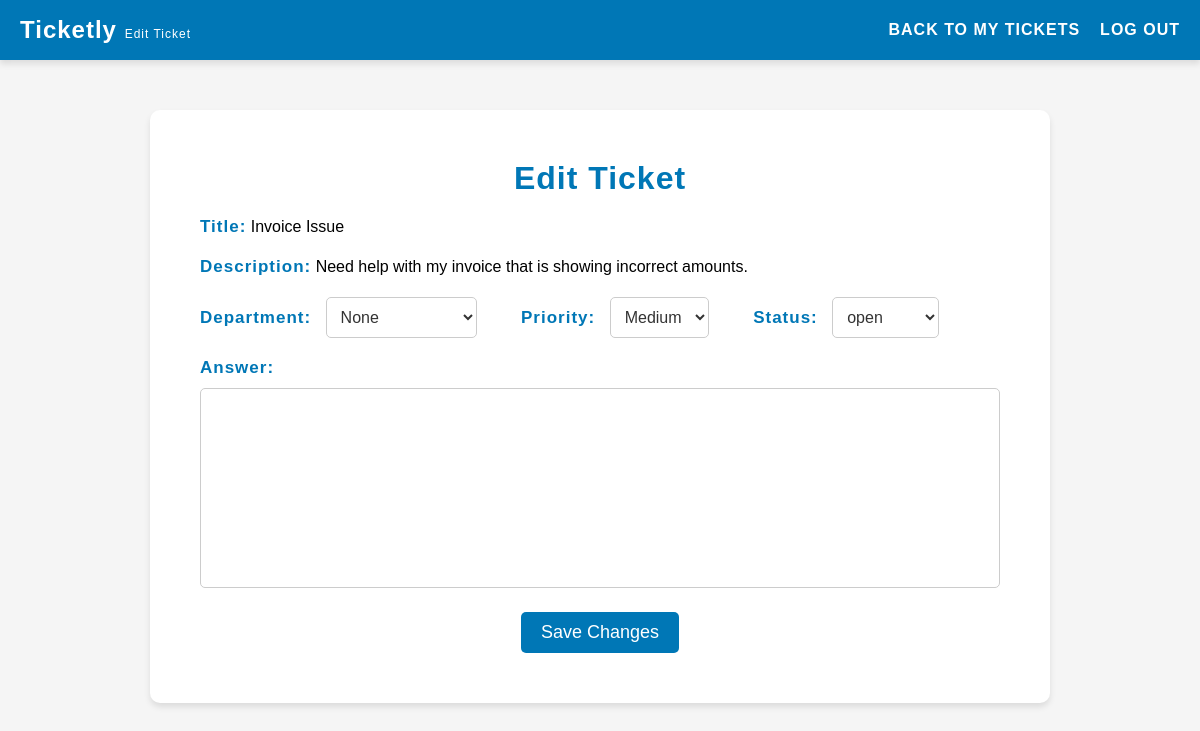
/pages/editTicket.php?id=1 (signed in), run on an earlier commit of the app's database.
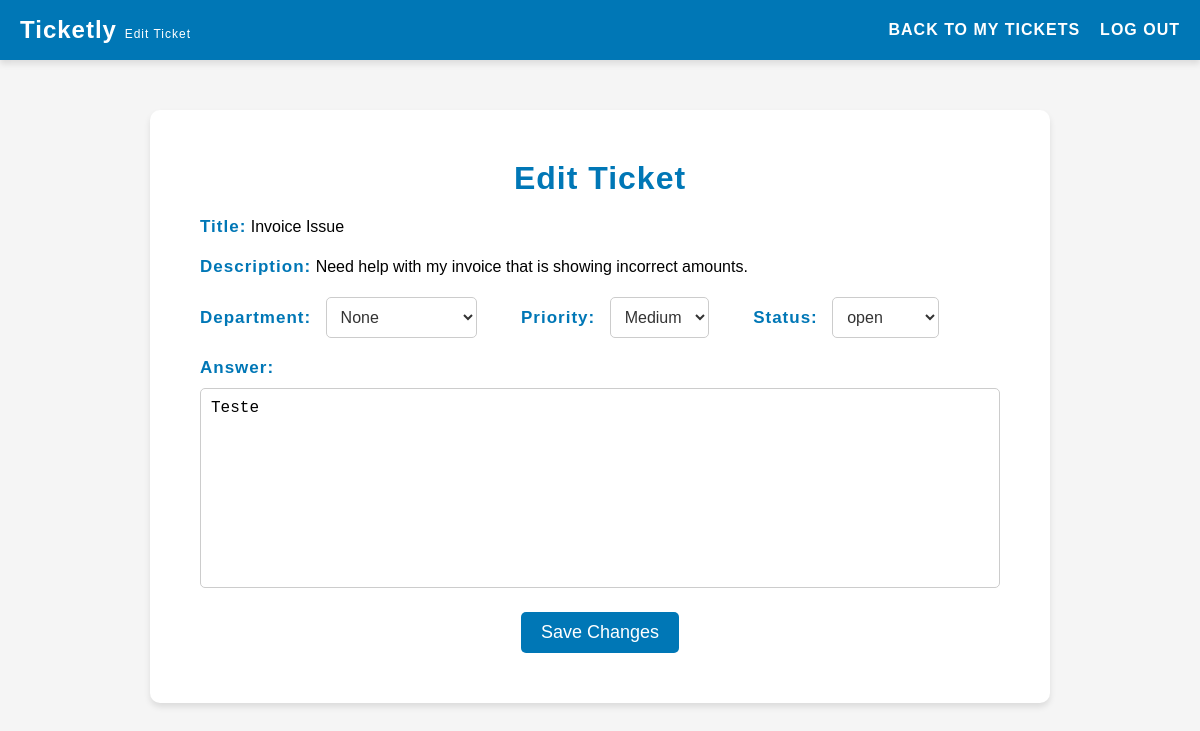
And on a later commit of the database.
### tables this page shows
CREATE TABLE "tickets" (
    id INTEGER PRIMARY KEY AUTOINCREMENT,
    title VARCHAR(255) NOT NULL,
    description TEXT NOT NULL,
    answer TEXT,
    client_id INTEGER NOT NULL,
    agent_id INTEGER,
    priority VARCHAR(10) NOT NULL DEFAULT 'medium' CHECK (priority IN ('low', 'medium', 'high')),
    created_at DATETIME NOT NULL,
    updated_at DATETIME NOT NULL,
    department_id INTEGER,
    status_id INTEGER NOT NULL DEFAULT 1,
    FOREIGN KEY(status_id) REFERENCES status(id),
    FOREIGN KEY(client_id) REFERENCES users(id),
    FOREIGN KEY(agent_id) REFERENCES users(id),
    FOREIGN KEY(department_id) REFERENCES departments(id)
);

### pages/editTicket.php (called while the page is built, shortened)
<?php
    require_once(__DIR__ . '/../utils/session.php');
    $session = new Session();
    require_once(__DIR__ . '/../templates/editTicket.tpl.php');
    drawEditTicket($session);
?>

### utils/session.php (called while the page is built, shortened)
<?php class Session {
    public function __construct() {
        $this->role = $_SESSION['role'] ?? '';
    }
} ?>

### database/tickets.class.php (called while the page is built, shortened)
<?php
    class Tickets {
        public function __construct(?int $id, string $title, string $description, ?string $answer, int $clientId, ?int $agentId, int $statusId = 1, string $priority = 'medium', ?int $departmentId) {
            $this->title = $title;
            $this->description = $description;
            $this->answer = $answer;
            $this->createdAt = date('Y-m-d H:i:s');
        }
    }
    function getTicketEditData(PDO $db, ?int $ticketId): ?Tickets {
        $stmt = $db->prepare('SELECT * FROM tickets WHERE id = :ticketId');
        $stmt->bindValue(':ticketId', $ticketId, PDO::PARAM_INT);
        $stmt->execute();
        $row = $stmt->fetch(PDO::FETCH_ASSOC);
        $id = isset($row['id']) ? (int) $row['id'] : null;
        $title = isset($row['title']) ? $row['title'] : null;
        $description = isset($row['description']) ? $row['description'] : null;
        $answer = isset($row['answer']) ? $row['answer'] : null;
        $clientId = isset($row['client_id']) ? (int) $row['client_id'] : null;
        $agentId = isset($row['agent_id']) ? (int) $row['agent_id'] : null;
        $statusId = isset($row['status_id']) ? (int) $row['status_id'] : null;
        $priority = isset($row['priority']) ? $row['priority'] : null;
        $departmentId = isset($row['department_id']) ? (int) $row['department_id'] : null;
        return new Tickets($id, $title, $description, $answer, $clientId, $agentId, $statusId, $priority, $departmentId);
    }
?>

### templates/editTicket.tpl.php (the view, shortened to what the changed rows need)
<?php
function drawEditTicket(Session $session, $title_error = '', $description_error = ''){
    require_once '../database/tickets.class.php';
    $db = getDatabaseConnection();
    if (isset($_POST['ticket_id'])) {
        $ticketId = (int)$_POST['ticket_id'];
    } elseif (isset($_GET['id'])) {
        $ticketId = (int)$_GET['id'];
    } else {
        exit('Invalid ticket ID');
    }
    $ticket = getTicketEditData($db, (int)$ticketId);
    ?>
    <!DOCTYPE html>
    <html>
        <head>
            <link rel="stylesheet" href="../style/editTicket.css">
            <link rel="stylesheet" href="../style/header.css">
        </head>
        <body>
            <header>
                <h1>Ticketly <span class="smaller">Edit Ticket</span></h1>
            </header>
            <main>
                <h2>Edit Ticket</h2>
                <form action="../actions/action_editTicket.php" method="post">
                    <div>
                        <label for="title">Title:</label>
                        <?php if ($session->role === 'client') : ?>
                            <input type="text" id="title" name="title" value="<?php echo htmlspecialchars($ticket->title); ?>" required>
                            <?php if (!empty($title_error)) : ?>
                                <div class="error"><?php echo htmlspecialchars($title_error); ?></div>
                            <?php endif; ?>
                        <?php else: ?>
                            <span id="title"><?php echo htmlspecialchars($ticket->title); ?></span>
                        <?php endif; ?>
                    </div>
                    <div>
                        <label for="description">Description:</label>
                        <?php if ($session->role === 'client') : ?>
                            <textarea id="description" name="description" required><?php echo htmlspecialchars($ticket->description); ?></textarea>
                            <?php if (!empty($description_error)) : ?>
                                <div class="error"><?php echo htmlspecialchars($description_error); ?></div>
                            <?php endif; ?>
                        <?php else: ?>
                            <span id="description"><?php echo htmlspecialchars($ticket->description); ?></span>
                        <?php endif; ?>
                    </div>
                    <div>
                        <?php if ($session->role !== 'client') : ?>
                            <label for="answer">Answer:</label>
                            <textarea id="answer" name="answer"><?php echo htmlspecialchars($ticket->answer); ?></textarea>
                        <?php else: ?>
                            <label for="answer">Answer:</label>
                            <span id="answer-display"><?php echo htmlspecialchars($ticket->answer); ?></span>
                            <input type="hidden" name="answer" value="<?php echo htmlspecialchars($ticket->answer); ?>">
                        <?php endif; ?>
                    </div>
                </form>
            </main>
        </body>
    </html>
<?php
}
?>

What changed in the data, as far as the page shows it:
changed tickets "Invoice Issue": answer (not shown) → "Teste"
